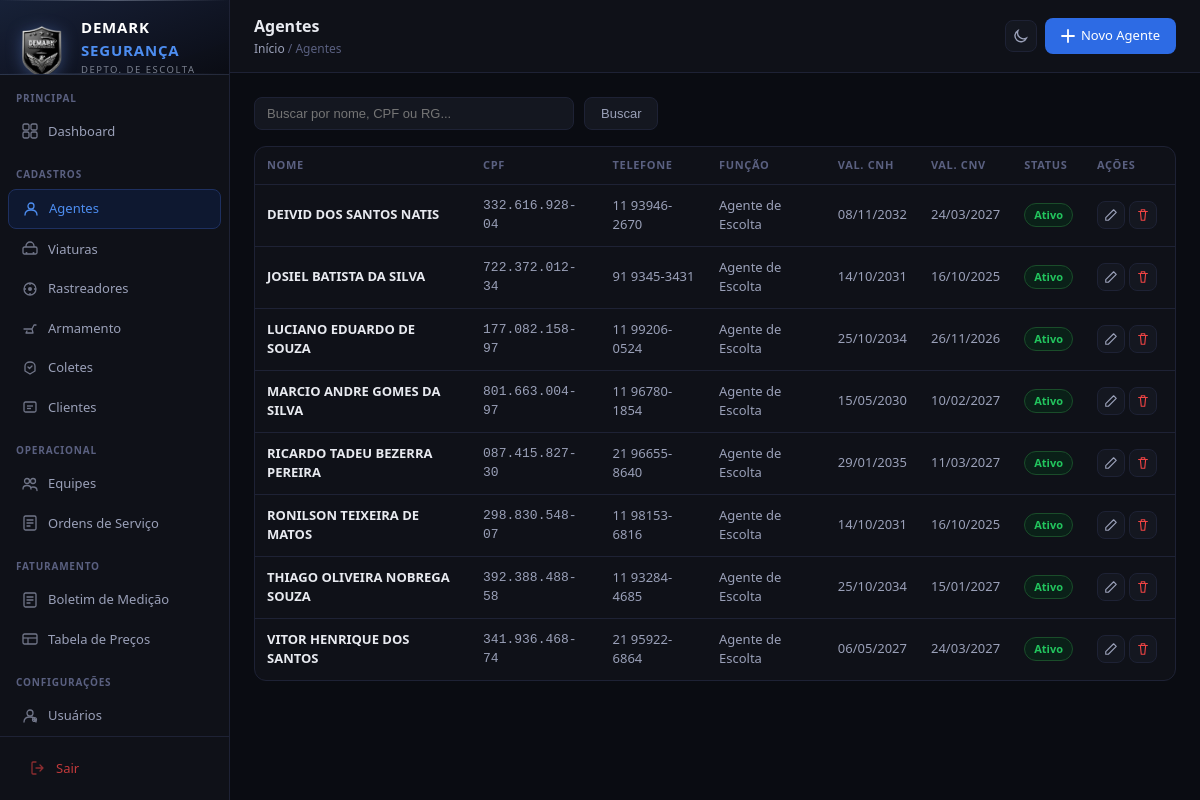
The page /agentes/ (signed in) on the database its author committed.
### cadastros/models.py (models this page shows, shortened)
class Agente(models.Model):
    STATUS_CHOICES = [
        ('ativo', 'Ativo'),
        ('afastado', 'Afastado'),
        ('inativo', 'Inativo'),
    ]
    FUNCAO_CHOICES = [
        ('agente_escolta', 'Agente de Escolta'),
        ('motorista_escolta', 'Motorista Escolta'),
        ('supervisor', 'Supervisor'),
        ('coordenador', 'Coordenador'),
    ]
    foto = models.ImageField(upload_to='agentes/', blank=True, null=True)
    nome = models.CharField(max_length=200, verbose_name='Nome completo')
    cpf = models.CharField(max_length=14, unique=True, verbose_name='CPF')
    rg = models.CharField(max_length=20, verbose_name='RG')
    telefone = models.CharField(max_length=20, verbose_name='Telefone / Contato')
    data_nascimento = models.DateField(blank=True, null=True, verbose_name='Data de nascimento')
    cnh = models.CharField(max_length=20, blank=True, verbose_name='CNH')
    cnh_validade = models.DateField(blank=True, null=True, verbose_name='Val. CNH')
    cnh_categoria = models.CharField(max_length=5, blank=True, default='B', verbose_name='Categoria CNH')
    cnv = models.CharField(max_length=20, blank=True, verbose_name='CNV')
    cnv_validade = models.DateField(blank=True, null=True, verbose_name='Val. CNV')
    funcao = models.CharField(max_length=30, choices=FUNCAO_CHOICES, default='agente_escolta', verbose_name='Funcao')
    status = models.CharField(max_length=15, choices=STATUS_CHOICES, default='ativo', verbose_name='Status')
    observacoes = models.TextField(blank=True, verbose_name='Observacoes')
    criado_em = models.DateTimeField(auto_now_add=True)
    atualizado_em = models.DateTimeField(auto_now=True)
    class Meta:
        verbose_name = 'Agente'
        verbose_name_plural = 'Agentes'
        ordering = ['nome']

### cadastros/views.py (the view)
# urls.py: path('agentes/', views.agente_list, name='agente_list'),
@login_required
def agente_list(request):
    q = request.GET.get('q', '')
    agentes = Agente.objects.all()
    if q:
        agentes = agentes.filter(Q(nome__icontains=q) | Q(cpf__icontains=q) | Q(rg__icontains=q))
    return render(request, 'cadastros/agente_list.html', {'agentes': agentes, 'q': q})

### cadastros/templates/cadastros/agente_list.html (shortened to what this page needs)
{% extends 'cadastros/base.html' %}
{% block page_title %}Agentes{% endblock %}
{% block breadcrumb %}<a href="{% url 'dashboard' %}">Início</a> / Agentes{% endblock %}
{% block topbar_actions %}<a href="{% url 'agente_create' %}" class="btn btn-primary"><svg width="14" height="14" fill="none" viewBox="0 0 14 14"><path d="M7 1v12M1 7h12" stroke="currentColor" stroke-width="1.8" stroke-linecap="round"/></svg> Novo Agente</a>{% endblock %}
{% block content %}
<div class="search-bar">
  <form method="get" style="display:flex;gap:10px;flex:1">
    <input type="text" name="q" value="{{ q }}" placeholder="Buscar por nome, CPF ou RG...">
    <button type="submit" class="btn btn-secondary">Buscar</button>
  </form>
</div>
<div class="card" style="padding:0">
  <div class="table-wrap">
    <table>
      <thead>
        <tr>
          <th>Nome</th><th>CPF</th><th>Telefone</th><th>Função</th>
          <th>Val. CNH</th><th>Val. CNV</th><th>Status</th><th style="width:90px">Ações</th>
        </tr>
      </thead>
      <tbody>
        {% for a in agentes %}
        <tr>
          <td><strong style="color:var(--text)">{{ a.nome }}</strong></td>
          <td style="color:var(--text2);font-family:monospace">{{ a.cpf }}</td>
          <td style="color:var(--text2)">{{ a.telefone }}</td>
          <td style="color:var(--text2)">{{ a.get_funcao_display }}</td>
          <td style="color:var(--text2)">{{ a.cnh_validade|date:"d/m/Y"|default:"—" }}</td>
          <td style="color:var(--text2)">{{ a.cnv_validade|date:"d/m/Y"|default:"—" }}</td>
          <td>
            {% if a.status == 'ativo' %}<span class="badge badge-green">Ativo</span>
            {% elif a.status == 'afastado' %}<span class="badge badge-amber">Afastado</span>
            {% else %}<span class="badge badge-gray">Inativo</span>{% endif %}
          </td>
          <td>
            <div style="display:flex;gap:4px">
              <a href="{% url 'agente_edit' a.pk %}" class="btn-icon" title="Editar">
                <svg width="14" height="14" fill="none" viewBox="0 0 16 16"><path d="M11 2l3 3L5 14H2v-3L11 2z" stroke="currentColor" stroke-width="1.3" stroke-linejoin="round"/></svg>
              </a>
              <a href="{% url 'agente_delete' a.pk %}" class="btn-icon" title="Excluir" style="color:var(--red)">
                <svg width="14" height="14" fill="none" viewBox="0 0 16 16"><path d="M3 4h10M6 4V2h4v2M5 4l1 10h4l1-10" stroke="currentColor" stroke-width="1.3" stroke-linecap="round" stroke-linejoin="round"/></svg>
              </a>
            </div>
          </td>
        </tr>
        {% empty %}
        <tr><td colspan="8" style="text-align:center;color:var(--text3);padding:32px">Nenhum agente encontrado.</td></tr>
        {% endfor %}
      </tbody>
    </table>
  </div>
</div>
{% endblock %}

### cadastros/templates/cadastros/base.html (style rules this page uses)
* { box-sizing:border-box;margin:0;padding:0 }
:root { --bg:#0a0c12;--bg2:#0f1118;--bg3:#141720;--bg4:#1a1e2a; --border:#1e2235;--border2:#28304a; --text:#e8eaf0;--text2:#9aa0b8;--text3:#5a6080; --blue:#2d6be4;--blue2:#1a4db8;--blue-light:#4d8df0; --blue-bg:#0e1830;--blue-border:#1e3060; --green:#22c55e;--green-bg:#0a2018; --red:#ef4444;--red-bg:#1e0a0a; --amber:#f59e0b;--amber-bg:#1e1508; --gray:#64748b; --silver:#a8b0c0;--silver2:#c8d0dc; --gold:#b8960a; --radius:8px;--radius-lg:12px; }
body { font-family:'Segoe UI',system-ui,sans-serif;background:var(--bg);color:var(--text);font-size:14px;line-height:1.5;display:flex;min-height:100vh }
.topbar-left .breadcrumb a { color:var(--text2);text-decoration:none }
.btn { display:inline-flex;align-items:center;gap:6px;padding:8px 16px;border-radius:var(--radius);font-size:13px;font-weight:500;cursor:pointer;border:none;text-decoration:none;transition:all .15s }
.btn-primary { background:var(--blue);color:#fff }
.btn-secondary { background:var(--bg3);color:var(--text2);border:1px solid var(--border) }
.btn-icon { padding:6px;border-radius:var(--radius);background:var(--bg3);border:1px solid var(--border);color:var(--text2);cursor:pointer;display:inline-flex;align-items:center;transition:all .15s }
.card { background:var(--bg2);border:1px solid var(--border);border-radius:var(--radius-lg);padding:20px }
.table-wrap { overflow-x:auto }
table { width:100%;border-collapse:collapse }
th { text-align:left;padding:10px 12px;font-size:11px;font-weight:600;color:var(--text3);text-transform:uppercase;letter-spacing:.06em;border-bottom:1px solid var(--border) }
td { padding:11px 12px;font-size:13px;border-bottom:1px solid var(--border);vertical-align:middle }
tr:last-child td { border-bottom:none }
.badge { display:inline-flex;align-items:center;padding:3px 9px;border-radius:999px;font-size:11px;font-weight:600 }
.badge-green { background:var(--green-bg);color:var(--green);border:1px solid #1a4d2a }
.search-bar { display:flex;gap:10px;margin-bottom:16px;align-items:center }
.search-bar input { background:var(--bg3);border:1px solid var(--border);border-radius:var(--radius);padding:8px 12px;color:var(--text);font-size:13px;outline:none;flex:1;max-width:320px }

### rows shown on the page
Agente: nome "DEIVID DOS SANTOS NATIS", cpf "332.616.928-04", telefone "11 93946-2670", funcao "Agente de Escolta", cnh_validade "08/11/2032", cnv_validade "24/03/2027", status "Ativo"
Agente: nome "JOSIEL BATISTA DA SILVA", cpf "722.372.012-34", telefone "91 9345-3431", funcao "Agente de Escolta", cnh_validade "14/10/2031", cnv_validade "16/10/2025", status "Ativo"
Agente: nome "LUCIANO EDUARDO DE SOUZA", cpf "177.082.158-97", telefone "11 99206-0524", funcao "Agente de Escolta", cnh_validade "25/10/2034", cnv_validade "26/11/2026", status "Ativo"
Agente: nome "MARCIO ANDRE GOMES DA SILVA", cpf "801.663.004-97", telefone "11 96780-1854", funcao "Agente de Escolta", cnh_validade "15/05/2030", cnv_validade "10/02/2027", status "Ativo"
Agente: nome "RICARDO TADEU BEZERRA PEREIRA", cpf "087.415.827-30", telefone "21 96655-8640", funcao "Agente de Escolta", cnh_validade "29/01/2035", cnv_validade "11/03/2027", status "Ativo"
Agente: nome "RONILSON TEIXEIRA DE MATOS", cpf "298.830.548-07", telefone "11 98153-6816", funcao "Agente de Escolta", cnh_validade "14/10/2031", cnv_validade "16/10/2025", status "Ativo"
Agente: nome "THIAGO OLIVEIRA NOBREGA SOUZA", cpf "392.388.488-58", telefone "11 93284-4685", funcao "Agente de Escolta", cnh_validade "25/10/2034", cnv_validade "15/01/2027", status "Ativo"
Agente: nome "VITOR HENRIQUE DOS SANTOS", cpf "341.936.468-74", telefone "21 95922-6864", funcao "Agente de Escolta", cnh_validade "06/05/2027", cnv_validade "24/03/2027", status "Ativo"
